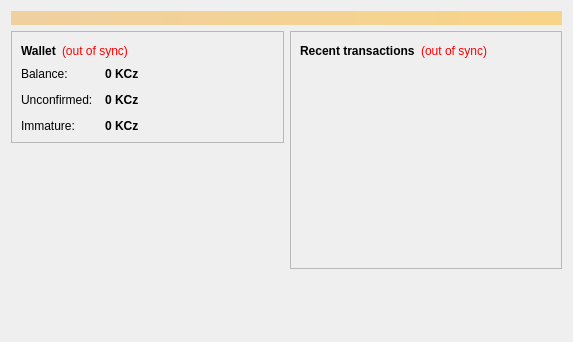
<?xml version="1.0" encoding="UTF-8"?>
<ui version="4.0">
 <class>OverviewPage</class>
 <widget class="QWidget" name="OverviewPage">
  <property name="geometry">
   <rect>
    <x>0</x>
    <y>0</y>
    <width>573</width>
    <height>342</height>
   </rect>
  </property>
  <property name="windowTitle">
   <string>Form</string>
  </property>
  <layout class="QVBoxLayout" name="topLayout">
   <item>
    <widget class="QLabel" name="labelAlerts">
     <property name="visible">
      <bool>false</bool>
     </property>
     <property name="styleSheet">
      <string notr="true">background-color: qlineargradient(x1: 0, y1: 0, x2: 1, y2: 0, stop:0 #F0D0A0, stop:1 #F8D488); color:#000000;</string>
     </property>
     <property name="wordWrap">
      <bool>true</bool>
     </property>
     <property name="margin">
      <number>3</number>
     </property>
    </widget>
   </item>
   <item>
    <layout class="QHBoxLayout" name="horizontalLayout" stretch="1,1">
     <item>
      <layout class="QVBoxLayout" name="verticalLayout_2">
       <item>
        <widget class="QFrame" name="frame">
         <property name="frameShape">
          <enum>QFrame::StyledPanel</enum>
         </property>
         <property name="frameShadow">
          <enum>QFrame::Raised</enum>
         </property>
         <layout class="QVBoxLayout" name="verticalLayout_4">
          <item>
           <layout class="QHBoxLayout" name="horizontalLayout_4">
            <item>
             <widget class="QLabel" name="label_5">
              <property name="font">
               <font>
                <weight>75</weight>
                <bold>true</bold>
               </font>
              </property>
              <property name="text">
               <string>Wallet</string>
              </property>
             </widget>
            </item>
            <item>
             <widget class="QLabel" name="labelWalletStatus">
              <property name="toolTip">
               <string>The displayed information may be out of date. Your wallet automatically synchronizes with the KCz network after a connection is established, but this process has not completed yet.</string>
              </property>
              <property name="styleSheet">
               <string notr="true">QLabel { color: red; }</string>
              </property>
              <property name="text">
               <string notr="true">(out of sync)</string>
              </property>
              <property name="alignment">
               <set>Qt::AlignLeading|Qt::AlignLeft|Qt::AlignVCenter</set>
              </property>
             </widget>
            </item>
            <item>
             <spacer name="horizontalSpacer_2">
              <property name="orientation">
               <enum>Qt::Horizontal</enum>
              </property>
              <property name="sizeHint" stdset="0">
               <size>
                <width>40</width>
                <height>20</height>
               </size>
              </property>
             </spacer>
            </item>
           </layout>
          </item>
          <item>
           <layout class="QFormLayout" name="formLayout_2">
            <property name="fieldGrowthPolicy">
             <enum>QFormLayout::AllNonFixedFieldsGrow</enum>
            </property>
            <property name="horizontalSpacing">
             <number>12</number>
            </property>
            <property name="verticalSpacing">
             <number>12</number>
            </property>
            <item row="0" column="0">
             <widget class="QLabel" name="label">
              <property name="text">
               <string>Balance:</string>
              </property>
             </widget>
            </item>
            <item row="0" column="1">
             <widget class="QLabel" name="labelBalance">
              <property name="font">
               <font>
                <weight>75</weight>
                <bold>true</bold>
               </font>
              </property>
              <property name="cursor">
               <cursorShape>IBeamCursor</cursorShape>
              </property>
              <property name="toolTip">
               <string>Your current balance</string>
              </property>
              <property name="text">
               <string notr="true">0 KCz</string>
              </property>
              <property name="textInteractionFlags">
               <set>Qt::LinksAccessibleByMouse|Qt::TextSelectableByKeyboard|Qt::TextSelectableByMouse</set>
              </property>
             </widget>
            </item>
            <item row="1" column="0">
             <widget class="QLabel" name="label_3">
              <property name="text">
               <string>Unconfirmed:</string>
              </property>
             </widget>
            </item>
            <item row="1" column="1">
             <widget class="QLabel" name="labelUnconfirmed">
              <property name="font">
               <font>
                <weight>75</weight>
                <bold>true</bold>
               </font>
              </property>
              <property name="cursor">
               <cursorShape>IBeamCursor</cursorShape>
              </property>
              <property name="toolTip">
               <string>Total of transactions that have yet to be confirmed, and do not yet count toward the current balance</string>
              </property>
              <property name="text">
               <string notr="true">0 KCz</string>
              </property>
              <property name="textInteractionFlags">
               <set>Qt::LinksAccessibleByMouse|Qt::TextSelectableByKeyboard|Qt::TextSelectableByMouse</set>
              </property>
             </widget>
            </item>
            <item row="2" column="0">
             <widget class="QLabel" name="labelImmatureText">
              <property name="text">
               <string>Immature:</string>
              </property>
             </widget>
            </item>
            <item row="2" column="1">
             <widget class="QLabel" name="labelImmature">
              <property name="font">
               <font>
                <weight>75</weight>
                <bold>true</bold>
               </font>
              </property>
              <property name="toolTip">
               <string>Mined balance that has not yet matured</string>
              </property>
              <property name="text">
               <string notr="true">0 KCz</string>
              </property>
              <property name="textInteractionFlags">
               <set>Qt::LinksAccessibleByMouse|Qt::TextSelectableByKeyboard|Qt::TextSelectableByMouse</set>
              </property>
             </widget>
            </item>
           </layout>
          </item>
         </layout>
        </widget>
       </item>
       <item>
        <spacer name="verticalSpacer">
         <property name="orientation">
          <enum>Qt::Vertical</enum>
         </property>
         <property name="sizeHint" stdset="0">
          <size>
           <width>20</width>
           <height>40</height>
          </size>
         </property>
        </spacer>
       </item>
      </layout>
     </item>
     <item>
      <layout class="QVBoxLayout" name="verticalLayout_3">
       <item>
        <widget class="QFrame" name="frame_2">
         <property name="frameShape">
          <enum>QFrame::StyledPanel</enum>
         </property>
         <property name="frameShadow">
          <enum>QFrame::Raised</enum>
         </property>
         <layout class="QVBoxLayout" name="verticalLayout">
          <item>
           <layout class="QHBoxLayout" name="horizontalLayout_2">
            <item>
             <widget class="QLabel" name="label_4">
              <property name="text">
               <string>&lt;b&gt;Recent transactions&lt;/b&gt;</string>
              </property>
             </widget>
            </item>
            <item>
             <widget class="QLabel" name="labelTransactionsStatus">
              <property name="toolTip">
               <string>The displayed information may be out of date. Your wallet automatically synchronizes with the KCz network after a connection is established, but this process has not completed yet.</string>
              </property>
              <property name="styleSheet">
               <string notr="true">QLabel { color: red; }</string>
              </property>
              <property name="text">
               <string notr="true">(out of sync)</string>
              </property>
              <property name="alignment">
               <set>Qt::AlignRight|Qt::AlignTrailing|Qt::AlignVCenter</set>
              </property>
             </widget>
            </item>
            <item>
             <spacer name="horizontalSpacer">
              <property name="orientation">
               <enum>Qt::Horizontal</enum>
              </property>
              <property name="sizeHint" stdset="0">
               <size>
                <width>40</width>
                <height>20</height>
               </size>
              </property>
             </spacer>
            </item>
           </layout>
          </item>
          <item>
           <widget class="QListView" name="listTransactions">
            <property name="styleSheet">
             <string notr="true">QListView { background: transparent; }</string>
            </property>
            <property name="frameShape">
             <enum>QFrame::NoFrame</enum>
            </property>
            <property name="verticalScrollBarPolicy">
             <enum>Qt::ScrollBarAlwaysOff</enum>
            </property>
            <property name="horizontalScrollBarPolicy">
             <enum>Qt::ScrollBarAlwaysOff</enum>
            </property>
            <property name="selectionMode">
             <enum>QAbstractItemView::NoSelection</enum>
            </property>
           </widget>
          </item>
         </layout>
        </widget>
       </item>
       <item>
        <spacer name="verticalSpacer_2">
         <property name="orientation">
          <enum>Qt::Vertical</enum>
         </property>
         <property name="sizeHint" stdset="0">
          <size>
           <width>20</width>
           <height>40</height>
          </size>
         </property>
        </spacer>
       </item>
      </layout>
     </item>
    </layout>
   </item>
  </layout>
 </widget>
 <resources/>
 <connections/>
</ui>
